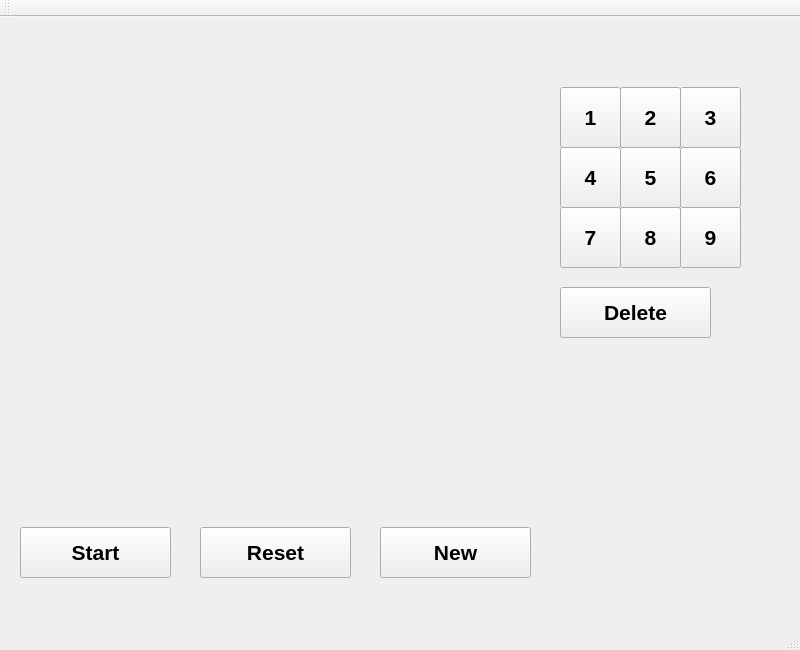
<?xml version="1.0" encoding="UTF-8"?>
<ui version="4.0">
 <class>MainWindow</class>
 <widget class="QMainWindow" name="MainWindow">
  <property name="geometry">
   <rect>
    <x>0</x>
    <y>0</y>
    <width>800</width>
    <height>650</height>
   </rect>
  </property>
  <property name="windowTitle">
   <string>MainWindow</string>
  </property>
  <widget class="QWidget" name="centralWidget">
   <widget class="QPushButton" name="pushButton">
    <property name="geometry">
     <rect>
      <x>560</x>
      <y>70</y>
      <width>61</width>
      <height>61</height>
     </rect>
    </property>
    <property name="font">
     <font>
      <pointsize>16</pointsize>
      <weight>75</weight>
      <bold>true</bold>
     </font>
    </property>
    <property name="text">
     <string>1</string>
    </property>
   </widget>
   <widget class="QPushButton" name="pushButton_2">
    <property name="geometry">
     <rect>
      <x>620</x>
      <y>70</y>
      <width>61</width>
      <height>61</height>
     </rect>
    </property>
    <property name="font">
     <font>
      <pointsize>16</pointsize>
      <weight>75</weight>
      <bold>true</bold>
     </font>
    </property>
    <property name="text">
     <string>2</string>
    </property>
   </widget>
   <widget class="QPushButton" name="pushButton_3">
    <property name="geometry">
     <rect>
      <x>680</x>
      <y>70</y>
      <width>61</width>
      <height>61</height>
     </rect>
    </property>
    <property name="font">
     <font>
      <pointsize>16</pointsize>
      <weight>75</weight>
      <bold>true</bold>
     </font>
    </property>
    <property name="text">
     <string>3</string>
    </property>
   </widget>
   <widget class="QPushButton" name="pushButton_4">
    <property name="geometry">
     <rect>
      <x>560</x>
      <y>130</y>
      <width>61</width>
      <height>61</height>
     </rect>
    </property>
    <property name="font">
     <font>
      <pointsize>16</pointsize>
      <weight>75</weight>
      <bold>true</bold>
     </font>
    </property>
    <property name="text">
     <string>4</string>
    </property>
   </widget>
   <widget class="QPushButton" name="pushButton_5">
    <property name="geometry">
     <rect>
      <x>620</x>
      <y>130</y>
      <width>61</width>
      <height>61</height>
     </rect>
    </property>
    <property name="font">
     <font>
      <pointsize>16</pointsize>
      <weight>75</weight>
      <bold>true</bold>
     </font>
    </property>
    <property name="text">
     <string>5</string>
    </property>
   </widget>
   <widget class="QPushButton" name="pushButton_6">
    <property name="geometry">
     <rect>
      <x>680</x>
      <y>130</y>
      <width>61</width>
      <height>61</height>
     </rect>
    </property>
    <property name="font">
     <font>
      <pointsize>16</pointsize>
      <weight>75</weight>
      <bold>true</bold>
     </font>
    </property>
    <property name="text">
     <string>6</string>
    </property>
   </widget>
   <widget class="QPushButton" name="pushButton_7">
    <property name="geometry">
     <rect>
      <x>560</x>
      <y>190</y>
      <width>61</width>
      <height>61</height>
     </rect>
    </property>
    <property name="font">
     <font>
      <pointsize>16</pointsize>
      <weight>75</weight>
      <bold>true</bold>
     </font>
    </property>
    <property name="text">
     <string>7</string>
    </property>
   </widget>
   <widget class="QPushButton" name="pushButton_8">
    <property name="geometry">
     <rect>
      <x>620</x>
      <y>190</y>
      <width>61</width>
      <height>61</height>
     </rect>
    </property>
    <property name="font">
     <font>
      <pointsize>16</pointsize>
      <weight>75</weight>
      <bold>true</bold>
     </font>
    </property>
    <property name="text">
     <string>8</string>
    </property>
   </widget>
   <widget class="QPushButton" name="pushButton_9">
    <property name="geometry">
     <rect>
      <x>680</x>
      <y>190</y>
      <width>61</width>
      <height>61</height>
     </rect>
    </property>
    <property name="font">
     <font>
      <pointsize>16</pointsize>
      <weight>75</weight>
      <bold>true</bold>
     </font>
    </property>
    <property name="text">
     <string>9</string>
    </property>
   </widget>
   <widget class="QPushButton" name="Delete">
    <property name="geometry">
     <rect>
      <x>560</x>
      <y>270</y>
      <width>151</width>
      <height>51</height>
     </rect>
    </property>
    <property name="font">
     <font>
      <pointsize>16</pointsize>
      <weight>75</weight>
      <bold>true</bold>
     </font>
    </property>
    <property name="text">
     <string>Delete</string>
    </property>
   </widget>
   <widget class="QPushButton" name="solve">
    <property name="geometry">
     <rect>
      <x>20</x>
      <y>510</y>
      <width>151</width>
      <height>51</height>
     </rect>
    </property>
    <property name="font">
     <font>
      <pointsize>16</pointsize>
      <weight>75</weight>
      <bold>true</bold>
     </font>
    </property>
    <property name="text">
     <string>Start</string>
    </property>
   </widget>
   <widget class="QPushButton" name="reset">
    <property name="geometry">
     <rect>
      <x>200</x>
      <y>510</y>
      <width>151</width>
      <height>51</height>
     </rect>
    </property>
    <property name="font">
     <font>
      <pointsize>16</pointsize>
      <weight>75</weight>
      <bold>true</bold>
     </font>
    </property>
    <property name="text">
     <string>Reset</string>
    </property>
   </widget>
   <widget class="QPushButton" name="New">
    <property name="geometry">
     <rect>
      <x>380</x>
      <y>510</y>
      <width>151</width>
      <height>51</height>
     </rect>
    </property>
    <property name="font">
     <font>
      <pointsize>16</pointsize>
      <weight>75</weight>
      <bold>true</bold>
     </font>
    </property>
    <property name="text">
     <string>New</string>
    </property>
   </widget>
  </widget>
  <widget class="QMenuBar" name="menuBar">
   <property name="geometry">
    <rect>
     <x>0</x>
     <y>0</y>
     <width>800</width>
     <height>25</height>
    </rect>
   </property>
  </widget>
  <widget class="QToolBar" name="mainToolBar">
   <attribute name="toolBarArea">
    <enum>TopToolBarArea</enum>
   </attribute>
   <attribute name="toolBarBreak">
    <bool>false</bool>
   </attribute>
  </widget>
  <widget class="QStatusBar" name="statusBar"/>
 </widget>
 <layoutdefault spacing="6" margin="11"/>
 <resources/>
 <connections/>
</ui>
